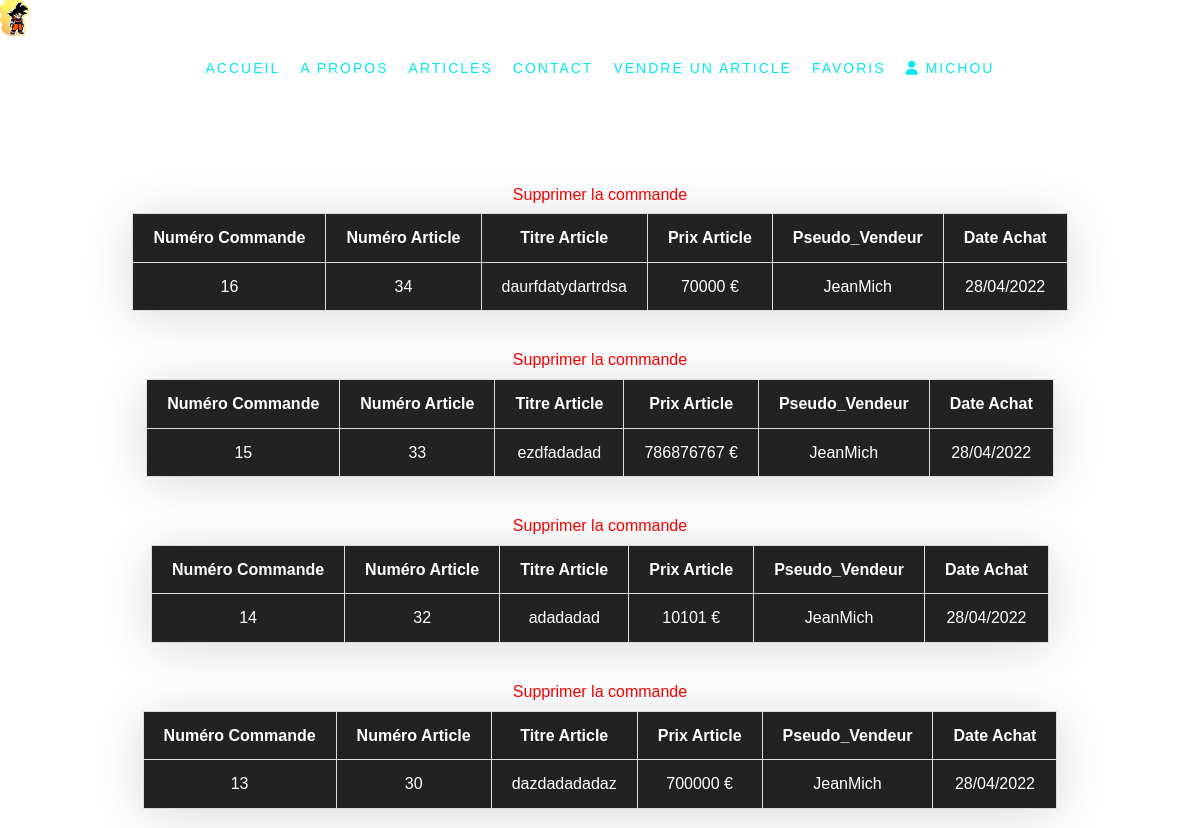
Screenshot of /pages/MesCommandes.php (signed in) with the database file from the repository.
### tables this page shows
CREATE TABLE IF NOT EXISTS `commandes` (
  `id` int(11) NOT NULL AUTO_INCREMENT,
  `id_client` int(11) NOT NULL,
  `id_article` int(11) NOT NULL,
  `pseudo` varchar(255) NOT NULL,
  `title` varchar(255) NOT NULL,
  `price` int(11) NOT NULL,
  `description` text NOT NULL,
  `bin` longblob NOT NULL,
  `id_auteur` varchar(255) NOT NULL,
  `pseudo_auteur` varchar(255) NOT NULL,
  `date_publication` text NOT NULL,
  `lastname` text NOT NULL,
  `firstname` text NOT NULL,
  `date_buy` text NOT NULL,
  PRIMARY KEY (`id`)
);

### actions/getCommands.php (called while the page is built)
<?php
require('database.php');
$getInfoCommand = $bdd->prepare('SELECT id, id_article, title, price, pseudo_auteur, date_buy FROM commandes WHERE id_client = ? ORDER BY id DESC');
$getInfoCommand->execute(array($_SESSION['id']));

### pages/MesCommandes.php (the view, shortened to what this page needs)
<?php
$nomDeLaPage = basename(__FILE__);
require("../actions/getCommands.php");
?>
<!DOCTYPE html>
<html lang="en">
<head>
    <link rel="stylesheet" href="../styles/all.css">
    <link rel="stylesheet" href="../styles/commandes.css">
</head>
<body>
<?php include '../includes/navbar.php'; ?>
<img id="sprite2"  src="../images/goku.gif">
<div class="block1">
    <div class="block-inside1">
    <?php
        while($Commande = $getInfoCommand->fetch()){
        ?>
    <div class="menu-container">
            <div class="menu">
                <div class="menus">
<table class="table-style">
<thead>
    <tr>
        <th>Numéro Commande</th>
        <th>Numéro Article</th>
        <th>Titre Article</th>
        <th>Prix Article</th>
        <th>Pseudo_Vendeur</th>
        <th>Date Achat</th>
    </tr>
</thead>
<tbody>
    <tr>
        <td><?= $Commande['id']; ?></td>
        <td><?= $Commande['id_article']; ?></td>
        <td><?= $Commande['title']; ?></td>
        <td><?= $Commande['price']; ?> €</td>
        <td><?= $Commande['pseudo_auteur']; ?></td>
        <td><?= $Commande['date_buy']; ?></td>
    </tr>
</tbody>
<div class="button"><a href="../actions/deleteCommands.php?id=<?= $Commande['id']; ?>" class="btn2">Supprimer la commande</a></div>
</table>
                </div>
            </div>
        </div>
    <?php
     }
?>
    </div>
</div>
</body>
</html>

### includes/navbar.php (shortened to what this page needs)
<link rel="stylesheet" href="../styles/navbar.css">
<link rel="stylesheet" href="../styles/mediaqueries.css">
<link href="http://fonts.cdnfonts.com/css/polentical-neon" rel="stylesheet">
<nav class="NavBar">
  <ul class="List">
    <li class="TextNav">
    <a id="accueil" class="RefNav <?= ($nomDeLaPage == 'Accueil.php') ? 'active':''; ?>" href="javascript:setTimeout(()=>{window.location = '../pages/Accueil.php' },1000);">
      <p class="Paragraphe">Accueil</p>
    </a>
  </li>
      <li class="TextNav">
      <a class="RefNav <?= ($nomDeLaPage == 'Apropos.php') ? 'active':''; ?>" href="javascript:setTimeout(()=>{window.location = '../pages/Apropos.php' },1000);">
      <p class="Paragraphe">A propos</p>
      </a>
    </li>
    <li class="TextNav">
      <a id="articles" class="RefNav <?= ($nomDeLaPage == 'Articles.php') ? 'active':''; ?>" href="javascript:setTimeout(()=>{window.location = '../pages/Articles.php' },1000);">
      <p class="Paragraphe">Articles</p>
      </a>
    </li>
    <li class="TextNav">
      <a class="RefNav <?= ($nomDeLaPage == 'Contact.php') ? 'active':''; ?>" href="javascript:setTimeout(()=>{window.location = '../pages/Contact.php' },1000);">
      <p class="Paragraphe">Contact</p>
      </a>
    </li>
          <?php
        if(isset($_SESSION['auth'])){
          ?>
    <li class="TextNav">
      <a class="RefNav <?= ($nomDeLaPage == 'VenteArticle.php') ? 'active':''; ?>" href="javascript:setTimeout(()=>{window.location = '../pages/VenteArticle.php' },1000);">
    <p class="Paragraphe">Vendre un Article</p>
  </a>
    </li>
    <li class="TextNav">
      <a class="RefNav <?= ($nomDeLaPage == 'Favoris.php') ? 'active':''; ?>" href="javascript:setTimeout(()=>{window.location = '../pages/Favoris.php' },1000);">
    <p class="Paragraphe">Favoris</p>
  </a>
    </li>
    <li class="TextNav"><a class="RefNav <?= ($nomDeLaPage == 'Utilisateur.php') ? 'active':''; ?>" href="javascript:setTimeout(()=>{window.location = '../pages/Utilisateur.php' },1000);">
    <p class="Paragraphe">
    <i class="fa-solid fa-user"></i>
      <?= $_SESSION['pseudo']; ?></p>
    </a>
  </li>
    <?php
        }
          ?>
  </ul>
</nav>

### styles/all.css (style rules this page uses)
* { margin: 0; padding: 0; box-sizing: border-box; font-family: 'Polentical Neon', sans-serif; cursor: url('../images/sword2.png'), auto; }
body { height: 100vh; font-family: 'Polentical Neon', sans-serif; }
#sprite2 { position: absolute; z-index: 12; transform: translate(-30%, -30%); width: 5%; }

### styles/commandes.css (style rules this page uses)
.block1 { margin-right: auto; margin-left: auto; width: 100%; height: auto; top: 20%; background-color: transparent; position: absolute; z-index: 13; }
.block-inside1 { display: flex; justify-content: center; flex-direction: column; width: 100%; height: 100%; margin: 0; }
.menus { width: auto; height: auto; display: grid; justify-content: center; grid-gap: 10px; }
.menu-container { display: inline-block; min-width: 220px; padding: 10px 10px 10px 10px; text-align: center; vertical-align: top; text-align: center; }
.menu { font-size: 16px; padding: 0px; line-height: 1.1em; padding: 10px; }
.table-style { border-collapse: collapse; box-shadow: 0 5px 50px rgba(0,0,0,0.15); cursor: pointer; margin: 0px auto; }
thead tr { background-color: #222; color: #fff; text-align: left; }
th, td { padding: 15px 20px; text-align: center; background-color: #222; color: #fff; }
tbody tr, td, th { border: 1px solid #ddd; }
.btn2 { color: #f00; text-decoration: none; width: 100%; padding: 10px; }

### styles/navbar.css (style rules this page uses)
html { scroll-behavior: smooth; }
.NavBar { position: fixed; width: 100%; justify-content: center; align-items: center; z-index: 100000; margin-top: 50px; }
.List { width: 100%; list-style-type: none; margin: 0; padding: 0; position: relative; display: flex; justify-content: center; align-items: center; }
.TextNav { width: auto; font-size: 20px; }
.RefNav { position: relative; display: inline-block; padding: 25px 20px; color: #03e9f4; font-size: 18px; text-decoration: none; text-transform: uppercase; overflow: hidden; transition: 0.5; letter-spacing: 4px; font-family: 'Polentical Neon', sans-serif; }
.Paragraphe { margin: 0; padding: 0; }

### styles/mediaqueries.css (style rules this page uses)
@media screen and (max-width: 1600px) { .RefNav { padding: 10px; } }
@media screen and (max-width: 1400px) { .RefNav { letter-spacing: 2px; font-size: 14px; } }

### rows the page displays
commandes: id "16", id_article "34", title "daurfdatydartrdsa", price "70000", pseudo_auteur "JeanMich", date_buy "28/04/2022"
commandes: id "15", id_article "33", title "ezdfadadad", price "786876767", pseudo_auteur "JeanMich", date_buy "28/04/2022"
commandes: id "14", id_article "32", title "adadadad", price "10101", pseudo_auteur "JeanMich", date_buy "28/04/2022"
commandes: id "13", id_article "30", title "dazdadadadaz", price "700000", pseudo_auteur "JeanMich", date_buy "28/04/2022"

### other values shown
$_SESSION['pseudo'] "MICHOU"
